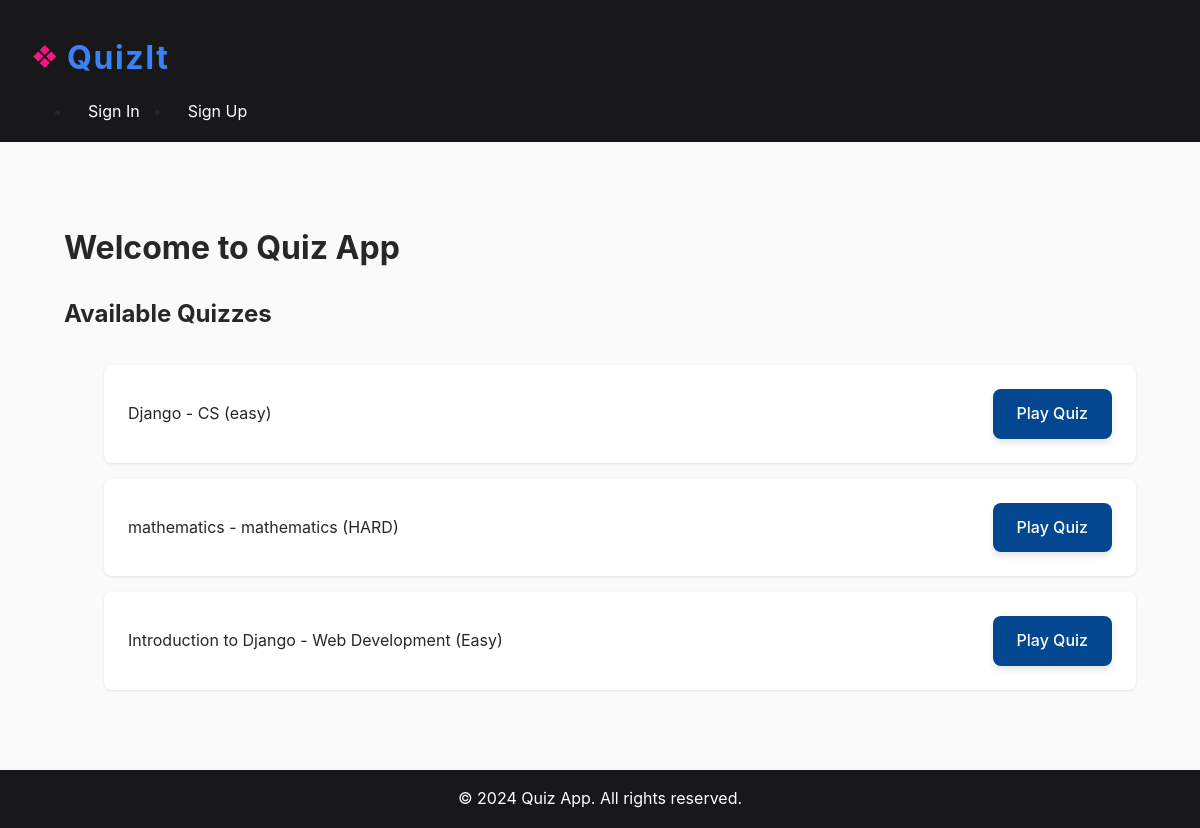
/, run on an earlier commit of the app's database.
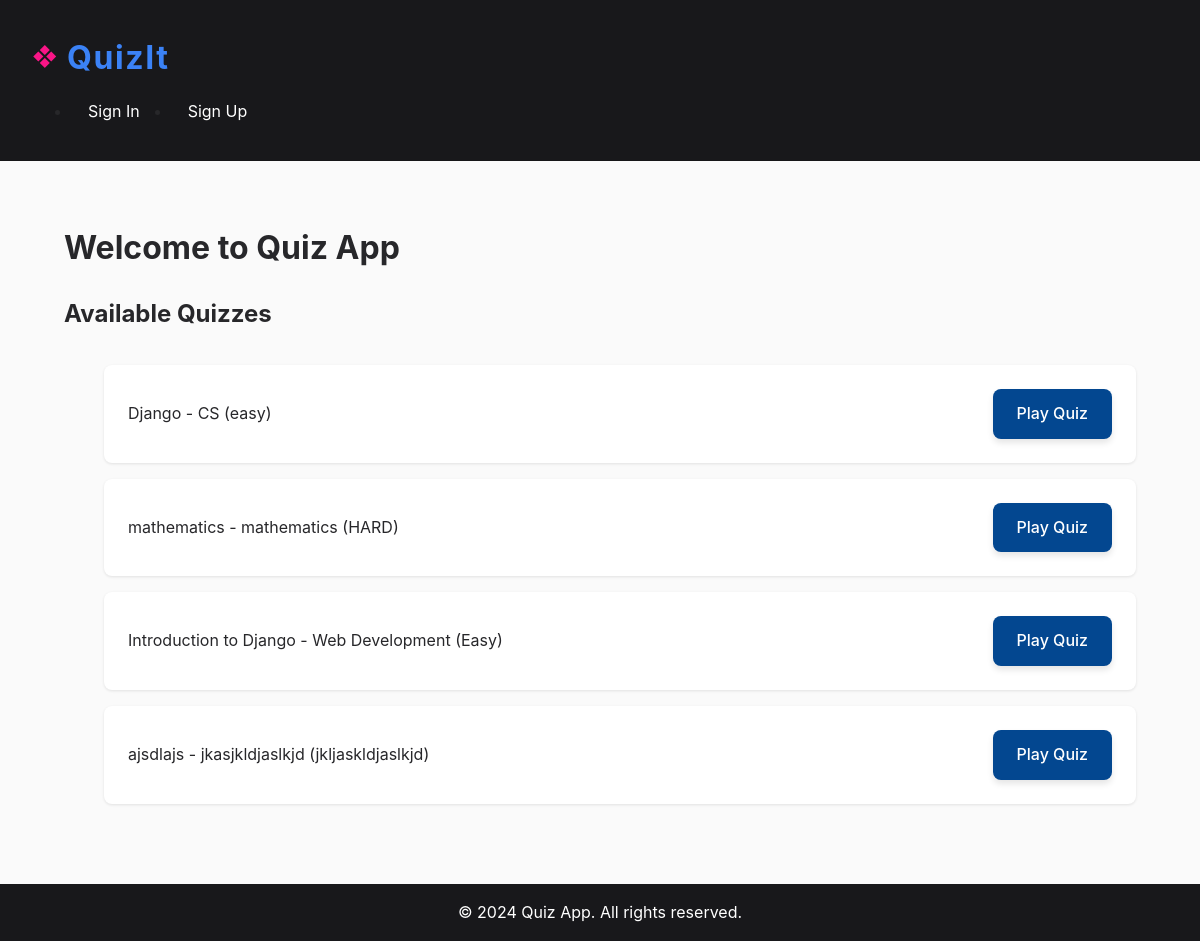
And on a later commit of the database.
### quiz_app/models.py (models this page shows, shortened)
class Quiz(models.Model):
    title = models.CharField(max_length=255)
    description = models.TextField()
    category = models.CharField(max_length=100)
    difficulty = models.CharField(max_length=50)
    owner = models.ForeignKey(User, on_delete=models.CASCADE, related_name="quizzes")
    created_at = models.DateTimeField(auto_now_add=True)

### quiz_app/views.py (the view)
# urls.py: path("", index, name="index"),  # Root view for the app
def index(request):
    quizzes = Quiz.objects.all()
    context = {
        "quizzes": quizzes,
        "user": request.user,  # Pass the user object to the template
    }
    return render(request, "index.html", context)

### quiz_app/templates/quiz_app/index.html (shortened to what this page needs)
{% extends 'base.html' %}
{% block body %}
<div class="container mt-5">
    <h1 class="text-center">Welcome to Quiz App</h1>
    <div class="mt-4">
        <h2>Available Quizzes</h2>
        <ul class="list-group">
            {% for quiz in quizzes %}
            <li class="list-group-item d-flex justify-content-between align-items-center">
                {{ quiz.title }} - {{ quiz.category }} ({{ quiz.difficulty }})
                <a href="{% url 'play_quiz' quiz.id %}" class="btn btn-primary">Play Quiz</a>
            </li>
            {% endfor %}
        </ul>
    </div>
</div>
{% endblock body %}

What changed in the data, as far as the page shows it:
added Quiz: title "ajsdlajs", category "jkasjkldjaslkjd", difficulty "jkljaskldjaslkjd"
